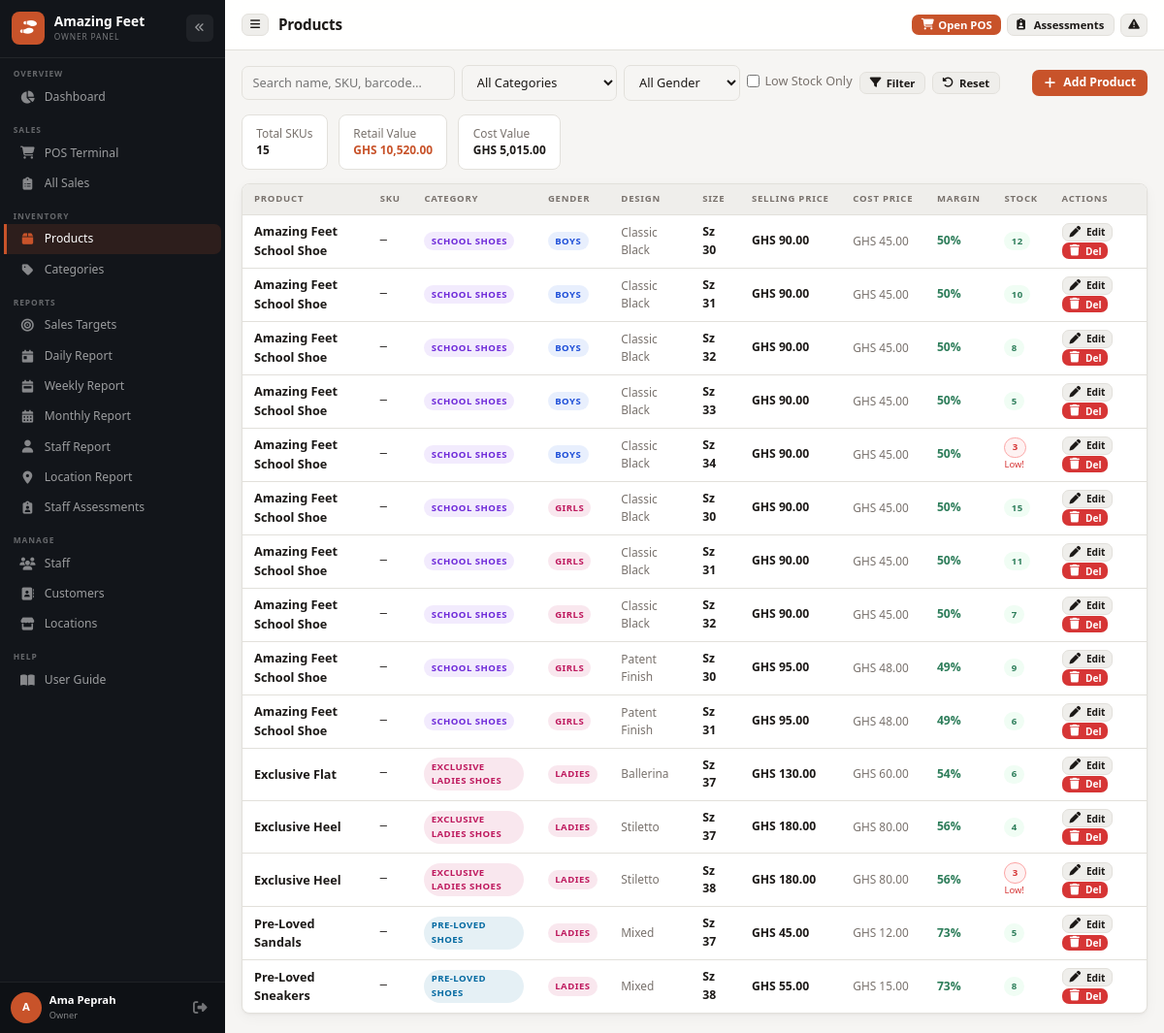
Screenshot of /products (signed in) with the database file from the repository.
### tables this page shows
CREATE TABLE IF NOT EXISTS products (
    id              INT AUTO_INCREMENT PRIMARY KEY,
    style_key       VARCHAR(64) NULL COMMENT 'Groups size variants of the same product style',
    category_id     INT NOT NULL,
    name            VARCHAR(150) NOT NULL,
    gender          ENUM('Boys','Girls','Unisex','Ladies') NOT NULL,
    design          VARCHAR(100) NULL COMMENT 'Style/design name',
    size            VARCHAR(10) NOT NULL COMMENT 'Numeric or text size',
    sku             VARCHAR(100) UNIQUE NULL COMMENT 'Internal SKU code for this size variant',
    barcode         VARCHAR(100) UNIQUE NULL,
    cost_price      DECIMAL(10,2) NOT NULL DEFAULT 0,
    selling_price   DECIMAL(10,2) NOT NULL DEFAULT 0,
    quantity        INT NOT NULL DEFAULT 0,
    low_stock_threshold INT DEFAULT 3,
    image           VARCHAR(255) NULL,
    is_active       TINYINT(1) DEFAULT 1,
    created_at      TIMESTAMP DEFAULT CURRENT_TIMESTAMP,
    updated_at      TIMESTAMP DEFAULT CURRENT_TIMESTAMP ON UPDATE CURRENT_TIMESTAMP,
    FOREIGN KEY (category_id) REFERENCES categories(id),
    INDEX idx_products_style_key (style_key)
);

CREATE TABLE IF NOT EXISTS categories (
    id         INT AUTO_INCREMENT PRIMARY KEY,
    name       VARCHAR(100) NOT NULL,
    slug       VARCHAR(100) UNIQUE NOT NULL,
    sort_order INT DEFAULT 0
);

### app/Controllers/AllControllers.php (called while the page is built, shortened)
<?php
class ProductController {
    private ProductModel  $pm;
    public function __construct() { $this->pm = new ProductModel(); $this->cm = new CategoryModel(); }
    public function index(): void {
        $filters   = array_filter($_GET, fn($v) => $v !== '');
        $products  = $this->pm->all($filters);
        $stockValue = $this->pm->getStockValue();
        view('owner/products', compact('products','categories','filters','stockValue'));
    }
}

### config/database.php (called while the page is built, shortened)
<?php
function getDB(): PDO {
    static $pdo = null;
    if ($pdo === null) {
        try {
            $dsn = 'mysql:host='.DB_HOST.';dbname='.DB_NAME.';charset='.DB_CHARSET;
            $pdo = new PDO($dsn, DB_USER, DB_PASS, [
                PDO::ATTR_ERRMODE            => PDO::ERRMODE_EXCEPTION,
                PDO::ATTR_DEFAULT_FETCH_MODE => PDO::FETCH_ASSOC,
                PDO::ATTR_EMULATE_PREPARES   => false,
            ]);
        } catch (PDOException $e) {
            http_response_code(500);
            $hint = 'Check DB_HOST / DB_NAME / DB_USER / DB_PASS in config/local.php on the server.';
            if (str_contains($_SERVER['HTTP_HOST'] ?? '', 'localhost')) {
                $hint .= ' Detail: ' . htmlspecialchars($e->getMessage(), ENT_QUOTES, 'UTF-8');
            }
            die('<h1>Database connection failed</h1><p>'.$hint.'</p>');
        }
    }
    return $pdo;
}

### app/Models/ProductModel.php (called while the page is built, shortened)
<?php
class ProductModel {
    private PDO $db;
    public function __construct() { $this->db = getDB(); }
    public function all(array $f = []): array {
        $w = ['p.is_active = 1']; $params = [];
        $sql = "SELECT p.*, c.name AS category_name
                FROM products p JOIN categories c ON p.category_id = c.id
                WHERE ".implode(' AND ', $w)."
                ORDER BY c.sort_order, p.name, p.gender, p.design, p.size+0";
        $stmt = $this->db->prepare($sql);
        $stmt->execute($params);
        return $stmt->fetchAll();
    }
    public function getStockValue(): array {
        $stmt = $this->db->query("
            SELECT SUM(quantity*cost_price) AS cost_value,
                   SUM(quantity*selling_price) AS retail_value,
                   SUM(quantity) AS total_units
            FROM products WHERE is_active=1
        ");
        return $stmt->fetch();
    }
}

### app/Views/owner/products.php (the view, shortened to what this page needs)
<div class="flex-center gap-2 mb-2" style="flex-wrap:wrap">
  <form method="GET" class="flex-center gap-1" style="flex:1;flex-wrap:wrap">
    <input type="text" name="search" value="<?= e($_GET['search']??'') ?>" placeholder="Search name, SKU, barcode…" style="max-width:220px">
    <select name="category_id" style="max-width:160px">
      <option value="">All Categories</option>
    </select>
    <select name="gender" style="max-width:120px">
      <option value="">All Gender</option>
    </select>
    <label style="display:flex;align-items:center;gap:.35rem;font-weight:400;text-transform:none;letter-spacing:0;font-size:.875rem">
      <input type="checkbox" name="low_stock" value="1" <?= !empty($filters['low_stock'])?'checked':'' ?> style="width:auto"> Low Stock Only
    </label>
    <button type="submit" class="btn btn-ghost btn-sm"><i class="fa-solid fa-filter" aria-hidden="true"></i> Filter</button>
    <a href="<?= BASE_PATH ?>/products" class="btn btn-ghost btn-sm"><i class="fa-solid fa-rotate-left" aria-hidden="true"></i> Reset</a>
  </form>
  <a href="<?= BASE_PATH ?>/products/create" class="btn btn-primary"><i class="fa-solid fa-plus" aria-hidden="true"></i> Add Product</a>
</div>
<div style="display:grid;grid-template-columns:repeat(3,auto);gap:.75rem;margin-bottom:1rem;width:fit-content">
  <div style="background:var(--bg2);border:1px solid var(--border);border-radius:8px;padding:.65rem 1rem;font-size:.82rem">
    <div class="text-muted">Total SKUs</div><div class="font-bold"><?= count($products) ?></div>
  </div>
  <div style="background:var(--bg2);border:1px solid var(--border);border-radius:8px;padding:.65rem 1rem;font-size:.82rem">
    <div class="text-muted">Retail Value</div><div class="font-bold text-accent"><?= money($stockValue['retail_value']??0) ?></div>
  </div>
  <div style="background:var(--bg2);border:1px solid var(--border);border-radius:8px;padding:.65rem 1rem;font-size:.82rem">
    <div class="text-muted">Cost Value</div><div class="font-bold"><?= money($stockValue['cost_value']??0) ?></div>
  </div>
</div>
<div class="card">
  <div class="table-wrap">
    <table>
      <thead>
        <tr>
          <th>Product</th><th>SKU</th><th>Category</th><th>Gender</th><th>Design</th><th>Size</th>
          <th>Selling Price</th><th>Cost Price</th><th>Margin</th><th>Stock</th><th>Actions</th>
        </tr>
      </thead>
      <tbody>
        <?php foreach ($products as $p):
          $margin = $p['selling_price']>0 ? round(($p['selling_price']-$p['cost_price'])/$p['selling_price']*100) : 0;
          $isLow  = $p['quantity'] <= $p['low_stock_threshold'];
        ?>
        <tr>
          <td style="font-weight:600;font-size:.875rem"><?= e($p['name']) ?></td>
          <td class="mono text-sm"><?= e($p['sku'] ?? '—') ?></td>
          <td><span class="badge badge-<?= str_contains(strtolower($p['category_name']),'school')?'school':(str_contains(strtolower($p['category_name']),'ladies')?'ladies':'preloved') ?>"><?= e($p['category_name']) ?></span></td>
          <td><span class="badge badge-<?= strtolower($p['gender']) ?>"><?= e($p['gender']) ?></span></td>
          <td class="text-sm text-muted"><?= e($p['design']??'—') ?></td>
          <td><strong>Sz <?= e($p['size']) ?></strong></td>
          <td class="font-bold"><?= money($p['selling_price']) ?></td>
          <td class="text-muted text-sm"><?= money($p['cost_price']) ?></td>
          <td style="color:<?= $margin>=40?'var(--accent2)':($margin>=20?'var(--warning)':'var(--danger)') ?>;font-weight:600"><?= $margin ?>%</td>
          <td>
            <span class="badge <?= $isLow?'badge-low':'badge-ok' ?>"><?= $p['quantity'] ?></span>
            <?php if ($isLow): ?><span style="font-size:.65rem;color:var(--danger);display:block">Low!</span><?php endif; ?>
          </td>
          <td>
            <a href="<?= BASE_PATH ?>/products/<?= $p['id'] ?>/edit" class="btn btn-ghost btn-xs"><i class="fa-solid fa-pen" aria-hidden="true"></i> Edit</a>
            <form method="POST" action="<?= BASE_PATH ?>/products/<?= $p['id'] ?>/delete" style="display:inline" onsubmit="return confirm('Remove this product?')">
              <button type="submit" class="btn btn-danger btn-xs"><i class="fa-solid fa-trash" aria-hidden="true"></i> Del</button>
            </form>
          </td>
        </tr>
        <?php endforeach; ?>
      </tbody>
    </table>
  </div>
</div>
<?php $content=ob_get_clean(); require __DIR__.'/../layouts/main.php'; ?>

### public/index.php (shortened to what this page needs)
<?php
require ROOT . '/config/database.php';
require APP_ROOT . '/Controllers/AllControllers.php';
function view(string $tpl, array $data = []): void {
    extract($data);
    $f = APP_ROOT.'/Views/'.$tpl.'.php';
    require $f;
}
function e(mixed $s): string { return htmlspecialchars((string)$s, ENT_QUOTES, 'UTF-8'); }
function money(mixed $n): string { return 'GHS '.number_format((float)$n, 2); }
$uri = parse_url($_SERVER['REQUEST_URI'] ?? '/', PHP_URL_PATH) ?? '/';
$relative = $uri;
$path = '/' . trim($relative, '/');
$method = $_SERVER['REQUEST_METHOD'];
foreach ($routes as [$rm, $pattern, $ctrl, $action, $mw]) {
    $regex = '#^'.preg_replace('/\{[a-z_]+\}/', '([^/]+)', $pattern).'$#';
    if ($method === $rm && preg_match($regex, $path, $m)) {
        array_shift($m);
        (new $ctrl())->$action(...$m);
        break;
    }
}

### rows the page displays
products: name "Amazing Feet School Shoe", sku "—", category.name "SCHOOL SHOES", gender "BOYS", design "Classic Black", size "30", selling_price "GHS 90.00", cost_price "GHS 45.00", margin "50", quantity "12"
products: name "Amazing Feet School Shoe", sku "—", category.name "SCHOOL SHOES", gender "BOYS", design "Classic Black", size "31", selling_price "GHS 90.00", cost_price "GHS 45.00", margin "50", quantity "10"
products: name "Amazing Feet School Shoe", sku "—", category.name "SCHOOL SHOES", gender "BOYS", design "Classic Black", size "32", selling_price "GHS 90.00", cost_price "GHS 45.00", margin "50", quantity "8"
products: name "Amazing Feet School Shoe", sku "—", category.name "SCHOOL SHOES", gender "BOYS", design "Classic Black", size "33", selling_price "GHS 90.00", cost_price "GHS 45.00", margin "50", quantity "5"
products: name "Amazing Feet School Shoe", sku "—", category.name "SCHOOL SHOES", gender "BOYS", design "Classic Black", size "34", selling_price "GHS 90.00", cost_price "GHS 45.00", margin "50", quantity "3", low_stock_threshold "Low!"
products: name "Amazing Feet School Shoe", sku "—", category.name "SCHOOL SHOES", gender "GIRLS", design "Classic Black", size "30", selling_price "GHS 90.00", cost_price "GHS 45.00", margin "50", quantity "15"
products: name "Amazing Feet School Shoe", sku "—", category.name "SCHOOL SHOES", gender "GIRLS", design "Classic Black", size "31", selling_price "GHS 90.00", cost_price "GHS 45.00", margin "50", quantity "11"
products: name "Amazing Feet School Shoe", sku "—", category.name "SCHOOL SHOES", gender "GIRLS", design "Classic Black", size "32", selling_price "GHS 90.00", cost_price "GHS 45.00", margin "50", quantity "7"
products: name "Amazing Feet School Shoe", sku "—", category.name "SCHOOL SHOES", gender "GIRLS", design "Patent Finish", size "30", selling_price "GHS 95.00", cost_price "GHS 48.00", margin "49", quantity "9"
products: name "Amazing Feet School Shoe", sku "—", category.name "SCHOOL SHOES", gender "GIRLS", design "Patent Finish", size "31", selling_price "GHS 95.00", cost_price "GHS 48.00", margin "49", quantity "6"
products: name "Exclusive Flat", sku "—", category.name "EXCLUSIVE LADIES SHOES", gender "LADIES", design "Ballerina", size "37", selling_price "GHS 130.00", cost_price "GHS 60.00", margin "54", quantity "6"
products: name "Exclusive Heel", sku "—", category.name "EXCLUSIVE LADIES SHOES", gender "LADIES", design "Stiletto", size "37", selling_price "GHS 180.00", cost_price "GHS 80.00", margin "56", quantity "4"
products: name "Exclusive Heel", sku "—", category.name "EXCLUSIVE LADIES SHOES", gender "LADIES", design "Stiletto", size "38", selling_price "GHS 180.00", cost_price "GHS 80.00", margin "56", quantity "3", low_stock_threshold "Low!"
products: name "Pre-Loved Sandals", sku "—", category.name "PRE-LOVED SHOES", gender "LADIES", design "Mixed", size "37", selling_price "GHS 45.00", cost_price "GHS 12.00", margin "73", quantity "5"
products: name "Pre-Loved Sneakers", sku "—", category.name "PRE-LOVED SHOES", gender "LADIES", design "Mixed", size "38", selling_price "GHS 55.00", cost_price "GHS 15.00", margin "73", quantity "8"

### other values shown
count($products) "15"
money($stockValue['retail_value']??0) "GHS 10,520.00"
money($stockValue['cost_value']??0) "GHS 5,015.00"
